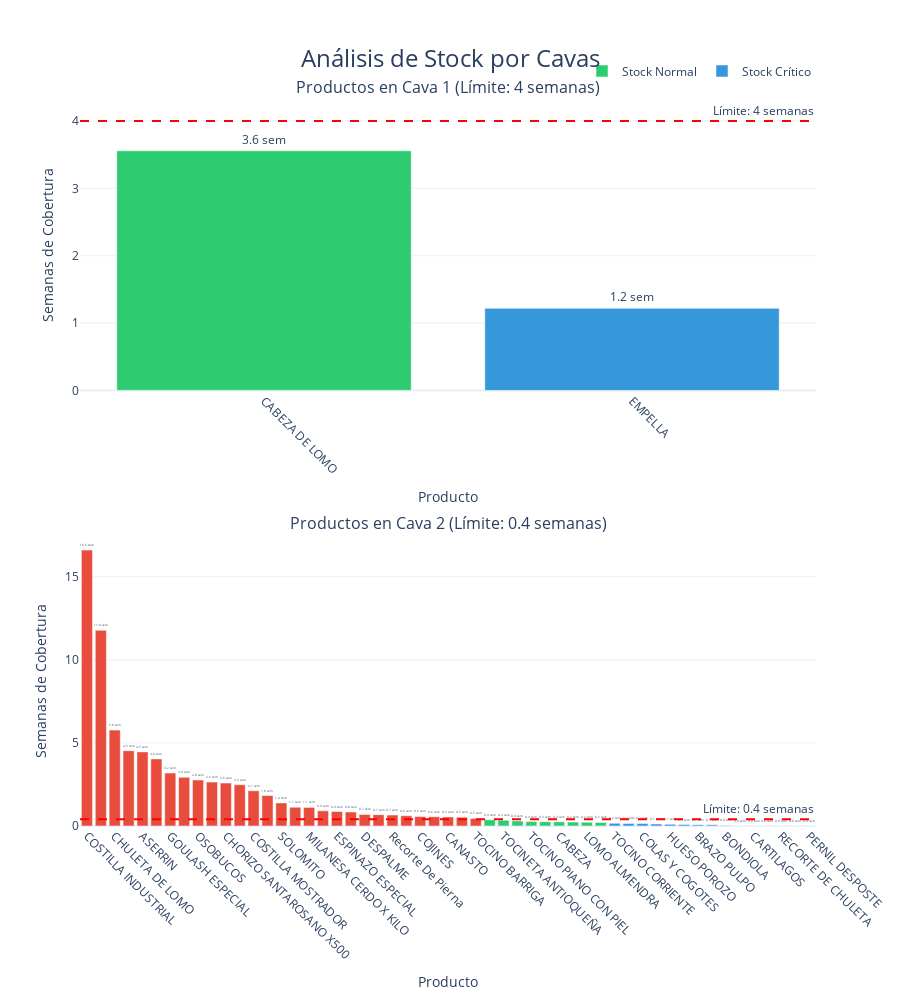

Notebook cell for this chart:
### Code cell
import plotly.graph_objects as go
from plotly.subplots import make_subplots

# Calcular semanas de cobertura
analisis['Semanas_Cobertura'] = analisis['Stock_Actual'] / analisis['Promedio_Semanal'].where(analisis['Promedio_Semanal'] > 0, float('inf'))

# Definir las cavas y los límites de sobrestock
CAVA1_LIMITE = 4  # 4 semanas para Cava 1
CAVA2_LIMITE = 0.4  # 0.4 semanas para Cava 2

# Lista de productos por cava (ajusta estos según tus datos reales)
productos_cava1 = [
    'PERNIL',
    'TOCINO',
    'COSTILLA',
    'BRAZO',
    'CHULETA',
    'CABEZA DE LOMO',
    'PAPADA',
    'RECORTES INDUSTRIALES',
    'EMPELLA'
]

# Identificar la cava y el estado de stock
def determinar_estado(row):
    if row['Producto'] in productos_cava1:
        cava = 'Cava 1'
        limite = CAVA1_LIMITE
    else:
        cava = 'Cava 2'
        limite = CAVA2_LIMITE
    
    if pd.isna(row['Semanas_Cobertura']) or row['Semanas_Cobertura'] == float('inf'):
        estado = 'Sin Ventas'
    elif row['Semanas_Cobertura'] > limite:
        estado = 'Sobrestock'
    elif row['Semanas_Cobertura'] < limite/2:  # Mitad del límite como punto crítico
        estado = 'Stock Crítico'
    else:
        estado = 'Stock Normal'
    
    return pd.Series({'Cava': cava, 'Estado': estado})

# Aplicar la lógica de cavas y estados
analisis[['Cava', 'Estado']] = analisis.apply(determinar_estado, axis=1)

# Preparar datos para visualización
analisis_cavas = analisis.copy()
analisis_cavas['Semanas_Cobertura'] = analisis_cavas['Semanas_Cobertura'].replace([float('inf')], 999)  # Para mejor visualización

# Crear figura
fig = make_subplots(
    rows=2, cols=1,
    subplot_titles=(
        "Productos en Cava 1 (Límite: 4 semanas)",
        "Productos en Cava 2 (Límite: 0.4 semanas)"
    ),
    vertical_spacing=0.2
)

# Colores
colors = {
    'sobrestock': '#E74C3C',    # Rojo
    'normal': '#2ECC71',        # Verde
    'critico': '#3498DB',       # Azul
    'sin_ventas': '#95A5A6'     # Gris
}

# Función para agregar gráficas por cava
def agregar_graficas_cava(datos_cava, row, limite):
    datos_ordenados = datos_cava.sort_values('Semanas_Cobertura', ascending=False)
    
    # Crear barras con colores según estado
    for estado, color in [('Sobrestock', colors['sobrestock']), 
                         ('Stock Normal', colors['normal']),
                         ('Stock Crítico', colors['critico']),
                         ('Sin Ventas', colors['sin_ventas'])]:
        mask = datos_ordenados['Estado'] == estado
        if mask.any():
            fig.add_trace(
                go.Bar(
                    name=estado,
                    x=datos_ordenados[mask]['Producto'],
                    y=datos_ordenados[mask]['Semanas_Cobertura'],
                    marker_color=color,
                    text=datos_ordenados[mask]['Semanas_Cobertura'].apply(lambda x: f"{x:.1f} sem"),
                    textposition='outside',
                    showlegend=(row==1)
                ),
                row=row, col=1
            )
    
    # Agregar línea de límite
    fig.add_hline(
        y=limite,
        line_dash="dash",
        line_color="red",
        annotation_text=f"Límite: {limite} semanas",
        row=row, col=1
    )

# Agregar datos para cada cava
agregar_graficas_cava(analisis_cavas[analisis_cavas['Cava'] == 'Cava 1'], 1, CAVA1_LIMITE)
agregar_graficas_cava(analisis_cavas[analisis_cavas['Cava'] == 'Cava 2'], 2, CAVA2_LIMITE)

# Actualizar layout
fig.update_layout(
    height=1000,
    title={
        'text': "Análisis de Stock por Cavas",
        'y':0.95,
        'x':0.5,
        'xanchor': 'center',
        'yanchor': 'top',
        'font': {'size': 24}
    },
    showlegend=True,
    template='plotly_white',
    legend=dict(
        orientation="h",
        yanchor="bottom",
        y=1.02,
        xanchor="right",
        x=1
    )
)

# Actualizar ejes
for i in [1, 2]:
    fig.update_xaxes(
        title_text="Producto",
        tickangle=45,
        row=i, col=1
    )
    fig.update_yaxes(
        title_text="Semanas de Cobertura",
        row=i, col=1
    )

fig.show()

# Mostrar resumen detallado
print("\nResumen de Estado de Stock por Cava:")
resumen = analisis.groupby(['Cava', 'Estado']).size().unstack(fill_value=0)
print("\nCantidad de productos por estado y cava:")
print(resumen)

print("\nDetalle de productos con sobrestock:")
sobrestock = analisis[analisis['Estado'] == 'Sobrestock'].sort_values(['Cava', 'Semanas_Cobertura'], ascending=[True, False])
print(sobrestock[['Cava', 'Producto', 'Stock_Actual', 'Promedio_Semanal', 'Semanas_Cobertura']].to_string(
    index=False,
    float_format=lambda x: '{:.1f}'.format(x)
))

### Figure 1 — Plotly figure (JSON) as saved in the notebook; plotly's stock layout.template omitted (floating-point values rounded to 4 significant figures)
{"data": [{"marker": {"color": "#2ECC71"}, "name": "Stock Normal", "showlegend": true, "text": ["3.6 sem"], "textposition": "outside", "type": "bar", "x": ["CABEZA DE LOMO"], "xaxis": "x", "y": [3.558], "yaxis": "y"}, {"marker": {"color": "#3498DB"}, "name": "Stock Crítico", "showlegend": true, "text": ["1.2 sem"], "textposition": "outside", "type": "bar", "x": ["EMPELLA"], "xaxis": "x", "y": [1.218], "yaxis": "y"}, {"marker": {"color": "#E74C3C"}, "name": "Sobrestock", "showlegend": false, "text": ["16.6 sem", "11.8 sem", "5.8 sem", "4.5 sem", "4.5 sem", "4.0 sem", "3.2 sem", "2.9 sem", "2.8 sem", "2.6 sem", "2.6 sem", "2.5 sem", "2.1 sem", "1.8 sem", "1.4 sem", "1.1 sem", "1.1 sem", "0.9 sem", "0.9 sem", "0.8 sem", "0.7 sem", "0.7 sem", "0.7 sem", "0.6 sem", "0.6 sem", "0.6 sem", "0.5 sem", "0.5 sem", "0.5 sem"], "textposition": "outside", "type": "bar", "x": ["COSTILLA INDUSTRIAL", "CHULETA DE COGOTE", "CHULETA DE LOMO", "Chorizo Ahumado x19 Unds", "ASERRIN", "FALDA", "GOULASH ESPECIAL", "CHULETA DE BRAZO", "OSOBUCOS", "DECOMISO", "CHORIZO SANTAROSANO X500", "PUNTAS DE COSTILLA", "COSTILLA MOSTRADOR", "COSTILLA BABY BACK", "SOLOMITO", "CHULETON", "MILANESA CERDO X KILO", "RECORTE ESPECIAL", "ESPINAZO ESPECIAL", "BERIJAS", "DESPALME", "RACK DE COSTILLA", "Recorte De Pierna", "CODOS CON PIEL", "COJINES", "CHICHARRON CARNUDO X KG", "CANASTO", "BONDIOLA TAJADA", "TOCINO BARRIGA"], "xaxis": "x2", "y": [16.6, 11.77, 5.77, 4.53, 4.46, 4.036, 3.186, 2.928, 2.771, 2.643, 2.581, 2.482, 2.122, 1.831, 1.388, 1.128, 1.12, 0.9108, 0.8701, 0.8438, 0.6981, 0.6832, 0.6584, 0.6165, 0.572, 0.5577, 0.5452, 0.5227, 0.4569], "yaxis": "y2"}, {"marker": {"color": "#2ECC71"}, "name": "Stock Normal", "showlegend": false, "text": ["0.4 sem", "0.3 sem", "0.3 sem", "0.3 sem", "0.3 sem", "0.3 sem", "0.2 sem", "0.2 sem", "0.2 sem"], "textposition": "outside", "type": "bar", "x": ["SANGRADOS", "TOCINETA ANTIOQUEÑA", "PLANCHA", "TOCINO PIANO CON PIEL", "COSTILLA SAN LUIS", "CABEZA", "PAPADA CON PIEL", "LOMO ALMENDRA", "MILANESA DE PIERNA"], "xaxis": "x2", "y": [0.3773, 0.3439, 0.3077, 0.2634, 0.2622, 0.253, 0.2352, 0.2302, 0.2123], "yaxis": "y2"}, {"marker": {"color": "#3498DB"}, "name": "Stock Crítico", "showlegend": false, "text": ["0.2 sem", "0.2 sem", "0.2 sem", "0.1 sem", "0.1 sem", "0.1 sem", "0.1 sem", "0.1 sem", "0.0 sem", "0.0 sem", "0.0 sem", "0.0 sem", "0.0 sem", "0.0 sem", "0.0 sem"], "textposition": "outside", "type": "bar", "x": ["TOCINO CORRIENTE", "TOCINO DORSAL", "COLAS Y COGOTES", "PEZUÑA", "HUESO POROZO", "CARNE MOLIDA", "BRAZO PULPO", "TOCINO PIANO SIN PIEL", "BONDIOLA", "COSTIPIEL", "CARTILAGOS ", "LOMO DESPOSTE ", "RECORTE DE CHULETA", "BRAZO DESPOSTE ", "PERNIL DESPOSTE "], "xaxis": "x2", "y": [0.162, 0.1555, 0.1538, 0.123, 0.102, 0.08485, 0.07746, 0.07456, 0.03582, 0.0, 0.0, 0.0, 0.0, 0.0, 0.0], "yaxis": "y2"}], "layout": {"annotations": [{"font": {"size": 16}, "showarrow": false, "text": "Productos en Cava 1 (Límite: 4 semanas)", "x": 0.5, "xanchor": "center", "xref": "paper", "y": 1, "yanchor": "bottom", "yref": "paper"}, {"font": {"size": 16}, "showarrow": false, "text": "Productos en Cava 2 (Límite: 0.4 semanas)", "x": 0.5, "xanchor": "center", "xref": "paper", "y": 0.4, "yanchor": "bottom", "yref": "paper"}, {"showarrow": false, "text": "Límite: 4 semanas", "x": 1, "xanchor": "right", "xref": "x domain", "y": 4, "yanchor": "bottom", "yref": "y"}, {"showarrow": false, "text": "Límite: 0.4 semanas", "x": 1, "xanchor": "right", "xref": "x2 domain", "y": 0.4, "yanchor": "bottom", "yref": "y2"}], "height": 1000, "legend": {"orientation": "h", "x": 1, "xanchor": "right", "y": 1.02, "yanchor": "bottom"}, "shapes": [{"line": {"color": "red", "dash": "dash"}, "type": "line", "x0": 0, "x1": 1, "xref": "x domain", "y0": 4, "y1": 4, "yref": "y"}, {"line": {"color": "red", "dash": "dash"}, "type": "line", "x0": 0, "x1": 1, "xref": "x2 domain", "y0": 0.4, "y1": 0.4, "yref": "y2"}], "showlegend": true, "title": {"font": {"size": 24}, "text": "Análisis de Stock por Cavas", "x": 0.5, "xanchor": "center", "y": 0.95, "yanchor": "top"}, "xaxis": {"anchor": "y", "domain": [0, 1], "tickangle": 45, "title": {"text": "Producto"}}, "xaxis2": {"anchor": "y2", "domain": [0, 1], "tickangle": 45, "title": {"text": "Producto"}}, "yaxis": {"anchor": "x", "domain": [0.6, 1], "title": {"text": "Semanas de Cobertura"}}, "yaxis2": {"anchor": "x2", "domain": [0, 0.4], "title": {"text": "Semanas de Cobertura"}}}}
